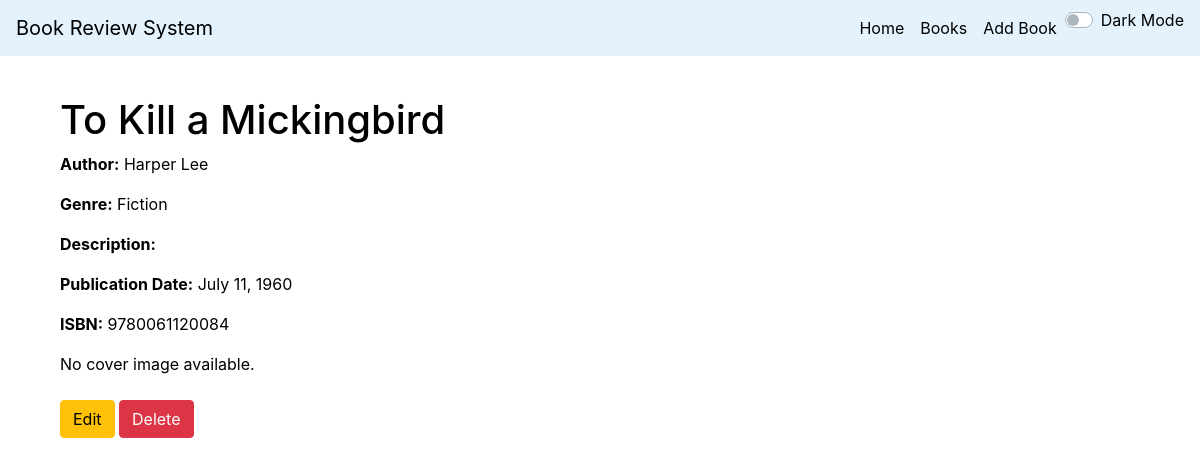
The app's page /books/11/ with its own data.
### core/models.py (models this page shows, shortened)
class Book(models.Model):
    GENRE_CHOICE = [
    ('Fiction', 'Fiction'),
    ('Non-Fiction', 'Non-Fiction'),
    ('Sci-Fi', 'Science Fiction'),
    ('Mystery', 'Mystery'),
    ('Fantasy', 'Fantasy'),
    ]
    title = models.CharField(max_length=200)
    author = models.CharField(max_length=200)
    isbn = models.IntegerField(unique=True)
    genre = models.CharField(max_length=200, choices=GENRE_CHOICE)
    publication_date = models.DateField()
    rating = models.DecimalField( max_digits=5, decimal_places=2, default=0.0)

### core/views.py (the view)
# urls.py: path('books/<int:pk>/', BookDetailView.as_view(), name='book_detail'),
class BookDetailView(TemplateView):
    template_name = 'core/book_details.html'
    def get_context_data(self, **kwargs):
        context = super().get_context_data(**kwargs)
        pk = kwargs.get('pk')
        context['book'] = Book.objects.get(pk=pk)
        return context

### core/templates/core/book_details.html (shortened to what this page needs)
{% extends 'core/base.html' %}
{% block body %}
<div class="container mt-4">
    <h1 id="book-title">{{ book.title }}</h1>
    <p><strong>Author:</strong> <span id="book-author">{{ book.author }}</span></p>
    <p><strong>Genre:</strong> <span id="book-genre">{{ book.genre }}</span></p>
    <p><strong>Description:</strong> </p>
    <p><strong>Publication Date:</strong> <span id="book-publication-date">{{ book.publication_date }}</span></p>
    <p><strong>ISBN:</strong> <span id="book-isbn">{{ book.isbn }}</span></p>
    {% if book.cover_image %}
    <img id="book-cover-image" src="{{ book.cover_image.url }}" alt="{{ book.title }}" class="img-fluid">
    {% else %}
    <p>No cover image available.</p>
    {% endif %}
    <div class="mt-4">
        <a href="{% url 'edit_book' book.pk %}" class="btn btn-warning">Edit</a>
        <a href="{% url 'delete_book' book.pk %}" class="btn btn-danger">Delete</a>
    </div>
</div>
{% endblock %}

### core/static/core/css/styles.css (style rules this page uses)
body { background-color: #ffffff; color: #000000; }
body { transition: background-color 0.3s, color 0.3s; }
.btn-warning { background-color: #ffc107; border-color: #ffc107; color: #000000; }
.btn-danger { background-color: #dc3545; border-color: #dc3545; color: #ffffff; }

### records on screen
Book: title "To Kill a Mickingbird", author "Harper Lee", genre "Fiction", publication_date "July 11, 1960", isbn "9780061120084"
